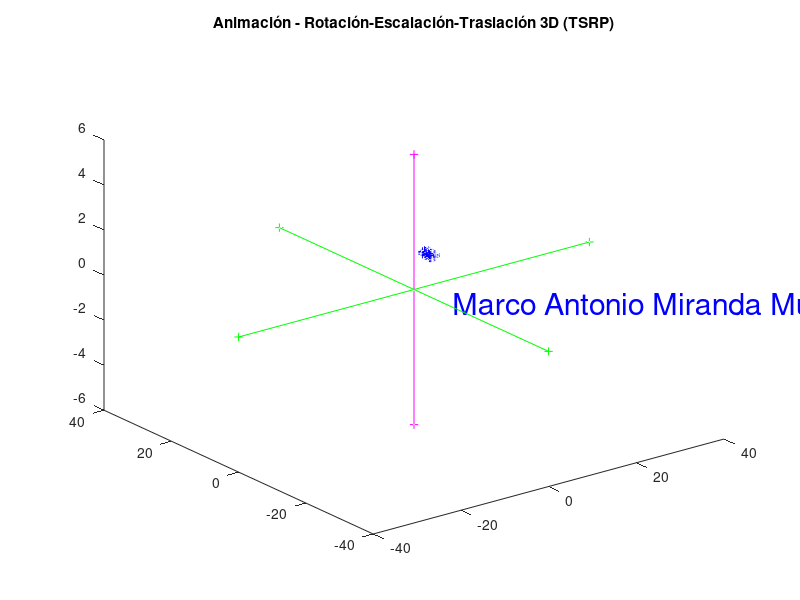

The MATLAB source for this figure:
# Rotación-Escalación-Traslación 3D - TSRP ANIMACIÓN
# Autor: Marco Antonio Miranda Muñoz
clc; clear all; close all;
format short;
output_precision(2);
disp("Marco Antonio Miranda Muñoz");

# --- Definir dibujo (P1 + P2) - Flor en maceta con 58 vértices en 3D ---
P1_x = [9.0000  8.8333  8.6667  8.5000  8.3333  8.1667  8.0000  8.5000  9.0000  9.5000 10.0000 10.5000 11.0000 11.5000 12.0000 11.8333 11.6667 11.5000 11.3333 11.1667 11.0000 10.5000 10.0000  9.5000  9.0000 10.0000 10.0000 10.0000  9.0000  8.5000  9.0000 10.0000 11.0000 11.5000 11.0000 10.0000 10.0000 10.0000];
P1_y = [8.0000  7.5000  7.0000  6.5000  6.0000  5.5000  5.0000  5.0000  5.0000  5.0000  5.0000  5.0000  5.0000  5.0000  5.0000  5.5000  6.0000  6.5000  7.0000  7.5000  8.0000  8.0000  8.0000  8.0000  8.0000  8.0000  9.0000 10.0000 10.5000 10.0000  9.5000 10.0000 10.5000 10.0000  9.5000 10.0000 11.0000 12.0000];

P2_x = [10.4045 12.0000 10.4045 10.0000 10.4045 10.6180  9.8455 10.0000  9.8455  8.3820  9.5000 10.0000  9.5000  8.3820  9.8455 10.0000  9.8455 10.6180 10.4045 10.0000];
P2_y = [11.7061 12.0000 12.2939 12.0000 12.2939 13.9021 12.4755 12.0000 12.4755 13.1756 12.0000 12.0000 12.0000 10.8244 11.5245 12.0000 11.5245 10.0979 11.7061 12.0000];

x = [P1_x P2_x] - 10;  # Centrar
y = [P1_y P2_y] - 9.5;

num_points = length(x);
P_base = [x; y; zeros(1, num_points); ones(1, num_points)];

PF1 = P_base;
PF1(3,:) = -0.2;
PF2 = P_base;
PF2(3,:) = -0.4;
PF3 = P_base;
PF3(3,:) = -0.6;

P = [PF1 PF2 PF3];

# Ajustar el tamaño inicial de la flor (pequeño para animación)
Sx = 0.3;
Sy = 0.3;
Sz = 0.3;
S_init = [Sx 0 0 0; 0 Sy 0 0; 0 0 Sz 0; 0 0 0 1];

# Ajustar la posición inicial de la flor
Tx = 14;
Ty = 14;
Tz = 0;
T_init = [1 0 0 Tx; 0 1 0 Ty; 0 0 1 Tz; 0 0 0 1];

# Aplicar las 2 transformaciones anteriores
P = T_init * S_init * P;

# Rotación, escalación y desplazamiento de la animación
alfa = 4;
R = [cosd(alfa) -sind(alfa) 0 0; sind(alfa) cosd(alfa) 0 0; 0 0 1 0; 0 0 0 1];
Sx = 1.02;
Sy = 1.02;
Sz = 1.02;
S = [Sx 0 0 0; 0 Sy 0 0; 0 0 Sz 0; 0 0 0 1];
Tx = -0.5;
Ty = -0.4;
Tz = 0.08;
T = [1 0 0 Tx; 0 1 0 Ty; 0 0 1 Tz; 0 0 0 1];

figure(1);
dx = 40;
dy = 40;
dz = 6;
Pp = P;
for i=1:100;  # 100 ciclos
  Pp = T * S * R * Pp;

  hold off;
  plot3(P(1,:), P(2,:), P(3,:), "-+b");
  axis([-dx dx -dy dy -dz dz]);
  hold on;
  plot3(Pp(1,:), Pp(2,:), Pp(3,:), "--*r");
  title("Animación - Rotación-Escalación-Traslación 3D (TSRP)");
  text(1, -10, 0, "Marco Antonio Miranda Muñoz", "fontsize", 22, "color", "b");
  # Eje X
  Ex = [-dx dx; 0 0; 0 0; 1 1];
  plot3(Ex(1,:), Ex(2,:), Ex(3,:), "-+g");
  # Eje Y
  Ey = [0 0; -dy dy; 0 0; 1 1];
  plot3(Ey(1,:), Ey(2,:), Ey(3,:), "-+g");
  # Eje Z
  Ez = [0 0; 0 0; -dz dz; 1 1];
  plot3(Ez(1,:), Ez(2,:), Ez(3,:), "-+m");
  pause(0.01);
end;
